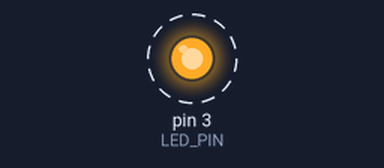
Recording of a sketch running on a simulated Arduino Uno, built with avr-gcc and run on an emulated ATmega328P. Parts: output pins drawn as LEDs (lit = HIGH). Dashed ring = blinking. What the sketch prints to the serial monitor is not drawn.

Above: at 0.5 s.
Timing chart, 0 to 4.6 s (numbered marks = the images above):
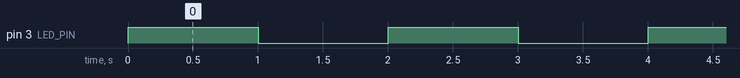

The sketch:

Hello_Arduino.ino
```cpp
#define LED_PIN 3

void setup() {
	Serial.begin(9600);
	pinMode(LED_PIN, OUTPUT);
}

void loop () {
	digitalWrite(LED_PIN, HIGH);
	Serial.println("On");
	delay(1000);
	digitalWrite(LED_PIN, LOW);
	Serial.println("Off");
	delay(1000);
}
```

Measured:
- by itself, pin 3 (LED_PIN): alternates HIGH for 1.0 s and LOW for 1.0 s
